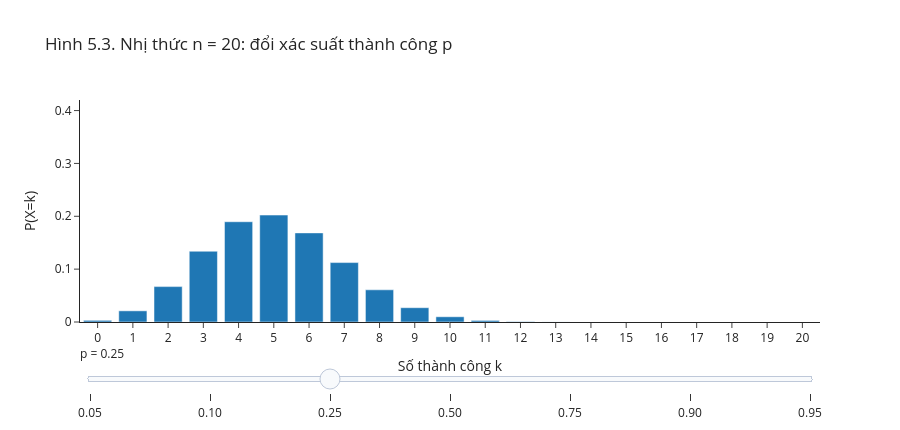

Source (notebook cell):
### Markdown cell above
Mỗi hàng mô phỏng một bài, mỗi cột một câu; tổng các giá trị đúng/sai cho số câu đúng. Sai khác giữa tần suất và công thức là dao động mô phỏng.

Để xem vai trò của tham số, Hình 5.3 giữ $n=20$ và cho thay đổi $p$. Trước khi kéo thanh trượt, dự đoán: khi $p$ tăng, những giá trị $k$ mang nhiều xác suất sẽ chuyển sang phía nào? Rê chuột để đọc xác suất ở từng số câu đúng. Thanh trượt minh họa họ mô hình nhị thức, không còn là bài đoán bốn phương án khi $p\ne0{,}25$.

### Code cell
k_bin = np.arange(21)
p_grid = [0.05, 0.10, 0.25, 0.50, 0.75, 0.90, 0.95]
fig = go.Figure()
for p in p_grid:
    fig.add_trace(go.Bar(x=k_bin, y=stats.binom.pmf(k_bin, n=20, p=p),
        name=f'p = {p:.2f}', visible=(p == 0.25),
        hovertemplate='Số thành công k=%{x}<br>P(X=k)=%{y:.5f}<extra></extra>'))
steps = []
for i, p in enumerate(p_grid):
    hien = [j == i for j in range(len(p_grid))]
    steps.append(dict(method='update', label=f'{p:.2f}', args=[{'visible': hien}]))
fig.update_layout(title='Hình 5.3. Nhị thức n = 20: đổi xác suất thành công p',
    xaxis_title='Số thành công k', yaxis_title='P(X=k)',
    xaxis=dict(dtick=1), yaxis=dict(range=[0, 0.42]), showlegend=False,
    sliders=[dict(active=2, currentvalue={'prefix': 'p = '}, steps=steps)], height=430)
fig.show()

### Figure 1 — Plotly figure (JSON) as saved in the notebook; plotly's stock layout.template omitted (floating-point values rounded to 4 significant figures)
{"data": [{"hovertemplate": "Số thành công k=%{x}<br>P(X=k)=%{y:.5f}<extra></extra>", "name": "p = 0.05", "type": "bar", "visible": false, "x": [0, 1, 2, 3, 4, 5, 6, 7, 8, 9, 10, 11, 12, 13, 14, 15, 16, 17, 18, 19, 20], "y": [0.3585, 0.3774, 0.1887, 0.05958, 0.01333, 0.002245, 0.0002953, 3.109e-05, 2.659e-06, 1.866e-07, 1.08e-08, 5.169e-10, 2.04e-11, 6.608e-13, 1.739e-14, 3.661e-16, 6.022e-18, 7.457e-20, 6.541e-22, 3.624e-24, 9.537e-27]}, {"hovertemplate": "Số thành công k=%{x}<br>P(X=k)=%{y:.5f}<extra></extra>", "name": "p = 0.10", "type": "bar", "visible": false, "x": [0, 1, 2, 3, 4, 5, 6, 7, 8, 9, 10, 11, 12, 13, 14, 15, 16, 17, 18, 19, 20], "y": [0.1216, 0.2702, 0.2852, 0.1901, 0.08978, 0.03192, 0.008867, 0.00197, 0.0003558, 5.271e-05, 6.442e-06, 6.507e-07, 5.423e-08, 3.708e-09, 2.06e-10, 9.155e-12, 3.179e-13, 8.311e-15, 1.539e-16, 1.8e-18, 1e-20]}, {"hovertemplate": "Số thành công k=%{x}<br>P(X=k)=%{y:.5f}<extra></extra>", "name": "p = 0.25", "type": "bar", "visible": true, "x": [0, 1, 2, 3, 4, 5, 6, 7, 8, 9, 10, 11, 12, 13, 14, 15, 16, 17, 18, 19, 20], "y": [0.003171, 0.02114, 0.06695, 0.1339, 0.1897, 0.2023, 0.1686, 0.1124, 0.06089, 0.02706, 0.009922, 0.003007, 0.0007517, 0.0001542, 2.57e-05, 3.426e-06, 3.569e-07, 2.799e-08, 1.555e-09, 5.457e-11, 9.095e-13]}, {"hovertemplate": "Số thành công k=%{x}<br>P(X=k)=%{y:.5f}<extra></extra>", "name": "p = 0.50", "type": "bar", "visible": false, "x": [0, 1, 2, 3, 4, 5, 6, 7, 8, 9, 10, 11, 12, 13, 14, 15, 16, 17, 18, 19, 20], "y": [9.537e-07, 1.907e-05, 0.0001812, 0.001087, 0.004621, 0.01479, 0.03696, 0.07393, 0.1201, 0.1602, 0.1762, 0.1602, 0.1201, 0.07393, 0.03696, 0.01479, 0.004621, 0.001087, 0.0001812, 1.907e-05, 9.537e-07]}, {"hovertemplate": "Số thành công k=%{x}<br>P(X=k)=%{y:.5f}<extra></extra>", "name": "p = 0.75", "type": "bar", "visible": false, "x": [0, 1, 2, 3, 4, 5, 6, 7, 8, 9, 10, 11, 12, 13, 14, 15, 16, 17, 18, 19, 20], "y": [9.095e-13, 5.457e-11, 1.555e-09, 2.799e-08, 3.569e-07, 3.426e-06, 2.57e-05, 0.0001542, 0.0007517, 0.003007, 0.009922, 0.02706, 0.06089, 0.1124, 0.1686, 0.2023, 0.1897, 0.1339, 0.06695, 0.02114, 0.003171]}, {"hovertemplate": "Số thành công k=%{x}<br>P(X=k)=%{y:.5f}<extra></extra>", "name": "p = 0.90", "type": "bar", "visible": false, "x": [0, 1, 2, 3, 4, 5, 6, 7, 8, 9, 10, 11, 12, 13, 14, 15, 16, 17, 18, 19, 20], "y": [1e-20, 1.8e-18, 1.539e-16, 8.311e-15, 3.179e-13, 9.155e-12, 2.06e-10, 3.708e-09, 5.423e-08, 6.507e-07, 6.442e-06, 5.271e-05, 0.0003558, 0.00197, 0.008867, 0.03192, 0.08978, 0.1901, 0.2852, 0.2702, 0.1216]}, {"hovertemplate": "Số thành công k=%{x}<br>P(X=k)=%{y:.5f}<extra></extra>", "name": "p = 0.95", "type": "bar", "visible": false, "x": [0, 1, 2, 3, 4, 5, 6, 7, 8, 9, 10, 11, 12, 13, 14, 15, 16, 17, 18, 19, 20], "y": [9.537e-27, 3.624e-24, 6.541e-22, 7.457e-20, 6.022e-18, 3.661e-16, 1.739e-14, 6.608e-13, 2.04e-11, 5.169e-10, 1.08e-08, 1.866e-07, 2.659e-06, 3.109e-05, 0.0002953, 0.002245, 0.01333, 0.05958, 0.1887, 0.3774, 0.3585]}], "layout": {"height": 430, "showlegend": false, "sliders": [{"active": 2, "currentvalue": {"prefix": "p = "}, "steps": [{"args": [{"visible": [true, false, false, false, false, false, false]}], "label": "0.05", "method": "update"}, {"args": [{"visible": [false, true, false, false, false, false, false]}], "label": "0.10", "method": "update"}, {"args": [{"visible": [false, false, true, false, false, false, false]}], "label": "0.25", "method": "update"}, {"args": [{"visible": [false, false, false, true, false, false, false]}], "label": "0.50", "method": "update"}, {"args": [{"visible": [false, false, false, false, true, false, false]}], "label": "0.75", "method": "update"}, {"args": [{"visible": [false, false, false, false, false, true, false]}], "label": "0.90", "method": "update"}, {"args": [{"visible": [false, false, false, false, false, false, true]}], "label": "0.95", "method": "update"}]}], "title": {"text": "Hình 5.3. Nhị thức n = 20: đổi xác suất thành công p"}, "xaxis": {"dtick": 1, "title": {"text": "Số thành công k"}}, "yaxis": {"range": [0, 0.42], "title": {"text": "P(X=k)"}}}}
